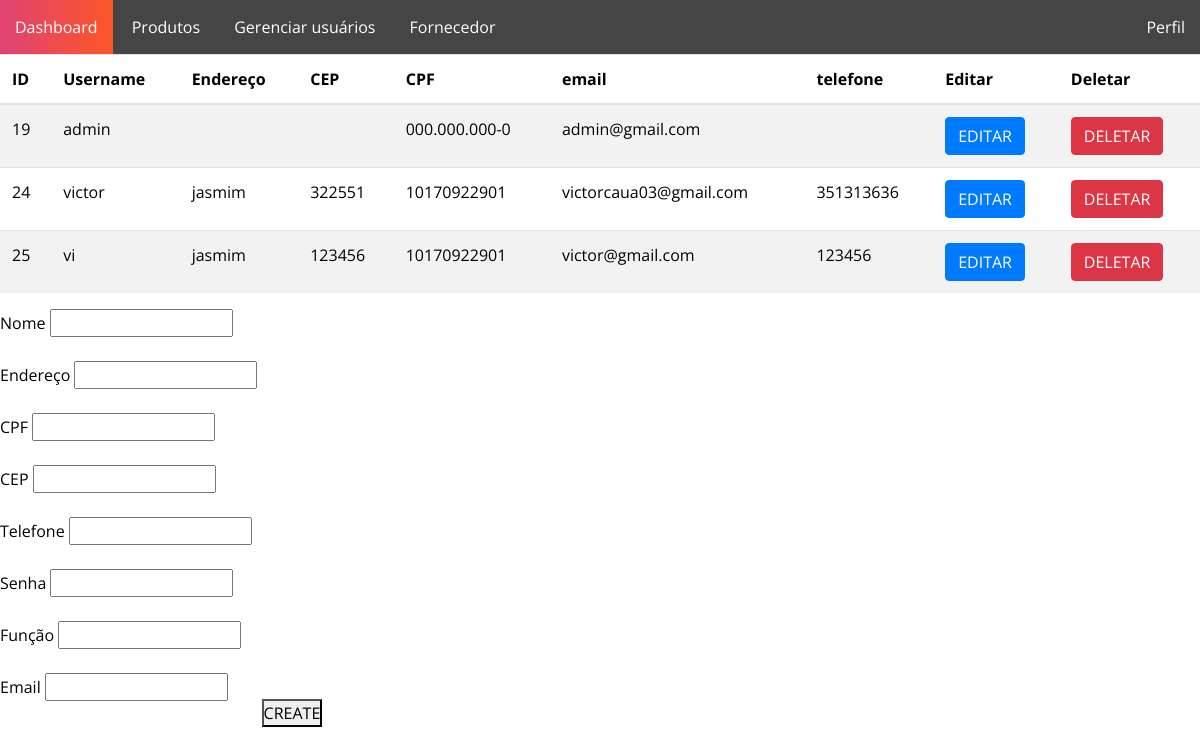
Before: /CRUDfuncionario/ with the older database file.
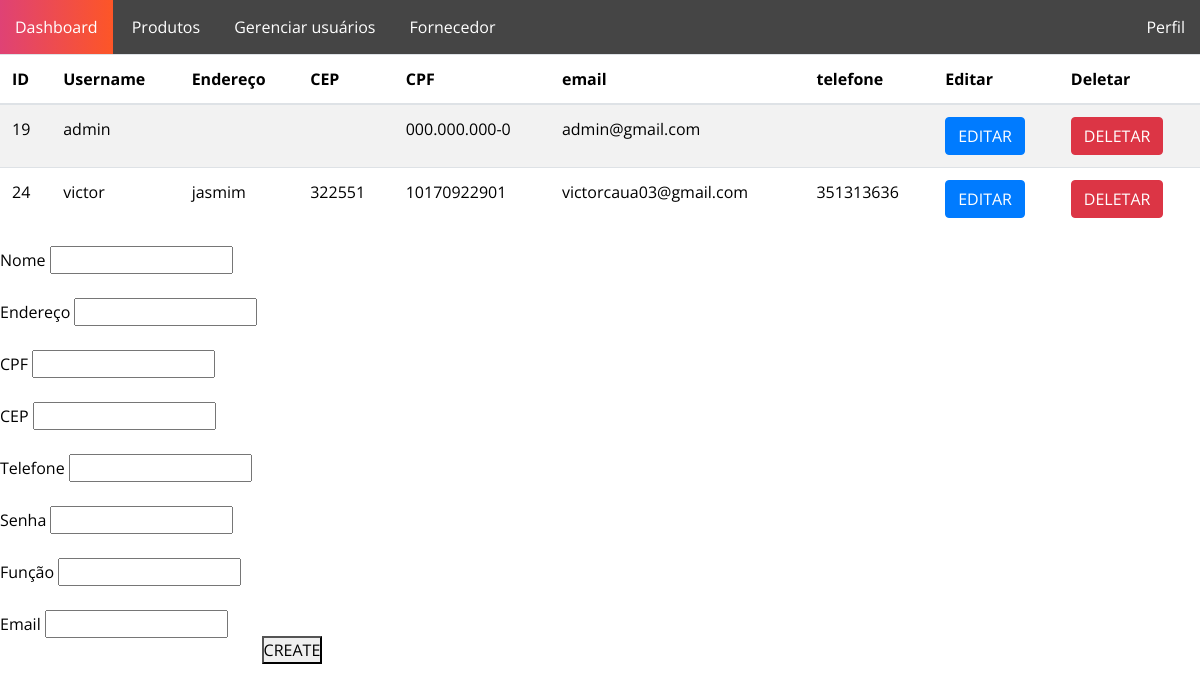
After: the same page with the newer database file.
### CRUDfuncionario/models.py (models this page shows, shortened)
class Funcionario(AbstractUser):
    idFuncionario = models.AutoField(primary_key=True)
    nivelDeAcesso = models.IntegerField(default=1)
    enderecoFuncionario = models.CharField(max_length=30)
    CPF = CPFField('CPF',default='000.000.000-0')
    CEP = models.CharField(max_length=8)
    telefone = models.CharField(max_length=20)
    funcao = models.CharField(max_length=30)
    username = models.CharField(max_length=30,default='default_username', unique=True)
    password = models.CharField(max_length=100, default='default_password')
    email = models.EmailField(unique=True, default='daniel@gmail.com')

### CRUDfuncionario/views.py (the view)
# urls.py: path('', home),
def home(request):
    funcionarios = Funcionario.objects.all()
    return render(request, "funcionarios.html", {"funcionarios": funcionarios})

### CRUDfuncionario/templates/funcionarios.html (shortened to what this page needs)
{% extends 'base.html' %}
{% load static %}
{% block content%}
<link rel="stylesheet" href="{% static 'css/crudfuncionario.css' %}">
<table class="table table-striped">
    <thead>
        <tr>
            <th scope="col">ID</th>
            <th scope="col">Username</th>
            <th scope="col">Endereço</th>
            <th scope="col">CEP</th>
            <th scope="col">CPF</th>
            <th scope="col">email</th>
            <th scope="col">telefone</th>
            <th scope="col">Editar</th>
            <th scope="col">Deletar</th>
        </tr>
    </thead>
    <tbody>
        {% for funcionario in funcionarios %}
        <tr>
            <td>{{ funcionario.idFuncionario }}</td>
            <td>{{ funcionario.username }}</td>
            <td>{{ funcionario.enderecoFuncionario }}</td>
            <td>{{ funcionario.CEP }}</td>
            <td>{{ funcionario.CPF }}</td>
            <td>{{ funcionario.email }}</td>
            <td>{{ funcionario.telefone }}</td>
            <td><a href="{% url 'editar_view' funcionario.idFuncionario %}" class="btn btn-primary">EDITAR</a></td>
            <td><a href="{% url 'delete_view' funcionario.idFuncionario %}" class="btn btn-danger">DELETAR</a></td>
        </tr>
        {% endfor %}
    </tbody>
</table>
    <form action = "{% url 'salvarFuncionario_view' %}" method = "POST">{% csrf_token %}
        <label>
            Nome
            <input type="text",maxlength="30", name="username"><br><br>
            Endereço
            <input type="text", maxlength="30" name="enderecoFuncionario"><br><br>
            CPF
            <input type="text", maxlength="11" name="CPF"><br><br>
            CEP
            <input type="text", maxlength="8" name="CEP"><br><br>
            Telefone
            <input type="text", maxlength="20" name="telefone"><br><br>
            Senha
            <input type="text", maxlength="30" name="password"><br><br>
            Função
            <input type="text", maxlength="30" name="funcao"><br><br>
            Email
            <input type="text", maxlength="30" name="email"><br><br>
        </label>
        <button type="submit">CREATE</button>
    </form>
{% endblock %}

### dashboard/templates/base.html (shortened to what this page needs)
{% load static %}
<!DOCTYPE html>
<html lang="pt-br">
<head>
    <link rel="stylesheet" href="https://stackpath.bootstrapcdn.com/bootstrap/4.3.1/css/bootstrap.min.css">
    <link rel="stylesheet" href="{% static 'css/style.css' %}">
</head>
<body>
    <nav id="menu-horizontal">
        <ul>
            <li><a href="{% url 'telainicial' %}">Dashboard</a></li>
            <li><a href="{% url 'produtos' %}">Produtos</a></li>
            <li><a href="{% url 'home' %}">Gerenciar usuários</a></li>
            <li><a href="{% url 'fornecedor' %}">Fornecedor</a></li>
            <li><a href="{% url 'logout' %}">Perfil</a></li>
        </ul>
    </nav>
    {% block content %}
    {% endblock %}
</body>
</html>

### dashboard/Static/css/style.css (style rules this page uses)
#menu-horizontal ul { list-style: none; padding: 0; background-color: #454545; margin: 0px; }
#menu-horizontal ul li { display: inline; }
#menu-horizontal ul li a { color: #fff; padding: 15px; display: inline-block; text-decoration: none; transition: background .3s; }
#menu-horizontal ul li:last-child a { float: right; }

### CRUDfuncionario/static/css/crudfuncionario.css (style rules this page uses)
* { margin:auto; padding: 0; box-sizing: border-box; font-family: 'Open Sans', sans-serif; color: black; }

Changed rows visible on the page:
removed Funcionario: idFuncionario "25", username "vi", enderecoFuncionario "jasmim", CEP "123456", CPF "10170922901", email "victor@gmail.com", telefone "123456"
